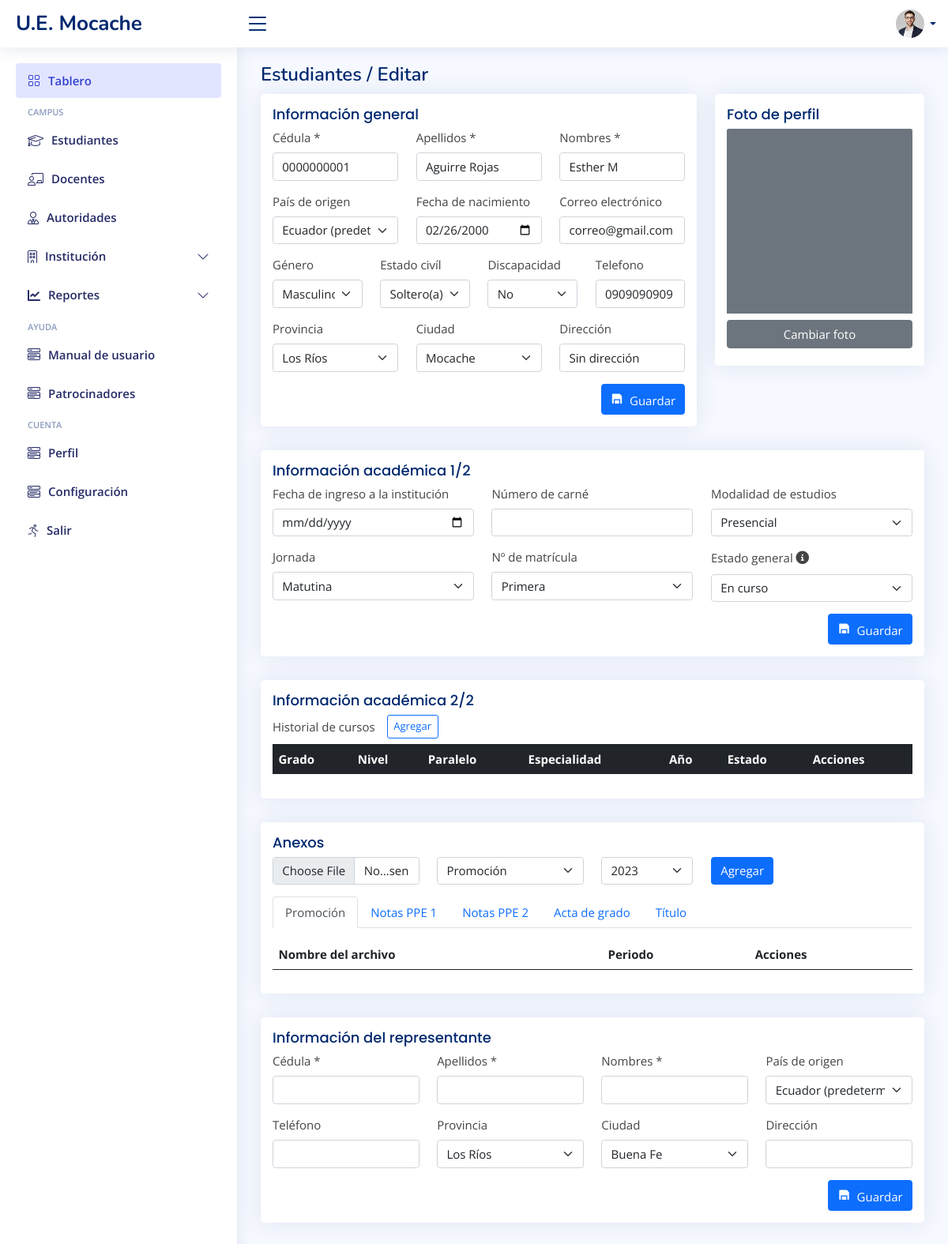
The page /editar-estudiante/1 on the database its author committed.
### Modelos/models.py (models this page shows)
class Estudiante(models.Model):
    cedula = models.CharField(max_length=13, null=False, blank=False) #requerido
    nombres = models.CharField(max_length=60, null=False, blank=False) #requerido
    apellidos = models.CharField(max_length=60, null=False, blank=False) #requerido
    foto_perfil = models.FileField(upload_to = "fotoEstudiantes/%Y", null=True, blank=True)
    pais = models.ForeignKey(Pais, on_delete=models.PROTECT, null=True)
    fecha_nacimiento = models.DateField(null=True, blank=True)
    genero = models.ForeignKey(Genero, on_delete=models.PROTECT, null=True)
    estado_civil = models.ForeignKey(EstadoCivil, on_delete=models.PROTECT, null=True)
    discapacidad = models.ForeignKey(Discapacidad, on_delete=models.PROTECT, null=True)
    correo = models.EmailField(max_length=100, null=True, blank=True)
    celular = models.CharField(max_length=10, null=True, blank=True)
    provincia = models.ForeignKey(Provincia, on_delete=models.PROTECT, null=True)
    ciudad = models.ForeignKey(Ciudad, on_delete=models.PROTECT, null=True)
    direccion = models.CharField(max_length=150, null=True, blank=True)
    eliminado = models.BooleanField(default=False)
    etnia = models.ForeignKey(Etnia, on_delete=models.PROTECT, null=True)

### Secretaria/views/pages.py (the view)
# urls.py: path('editar-estudiante/<int:id_estudiante>', sctr_pages.pageEditarEstudiante, name="editar-estudiante"),
def pageEditarEstudiante(request, id_estudiante):
    if request.method == 'GET':
        estudiante = Estudiante.objects.get(pk = int(id_estudiante))
        paises = Pais.objects.all()
        generos = Genero.objects.all()
        estados_civiles = EstadoCivil.objects.all()
        discapacidades = Discapacidad.objects.all()
        provincias = Provincia.objects.all()
        ciudades = Ciudad.objects.filter(provincia_id = estudiante.provincia.id)
        modalidad_estudios = list(ModalidadEstudio.objects.all().values())
        jornadas = list(Jornada.objects.all().values())
        numeroMatriculas = list(NumeroMatricula.objects.all().values())
        grados = list(Grado.objects.all().values())
        niveles = list(Nivel.objects.all().values())
        paralelos = list(Paralelo.objects.all().values())
        especialidades = list(Especialidad.objects.all().values())
        periodos = list(Periodo.objects.order_by('-id').values())
        estados = list(Estado.objects.all().values())
        tipos_anexos = list(TiposAnexo.objects.all().values())
        return render(request, 'estudiantes/estdnt_editar.html', {
            "estudiante": estudiante,
            "paises": paises,
            "generos": generos,
            "estados_civiles": estados_civiles,
            "discapacidades": discapacidades,
            "provincias": provincias,
            "ciudades": ciudades,
            "modalidad_estudios": modalidad_estudios,
            "jornadas": jornadas,
            "numeroMatriculas": numeroMatriculas,
            "grados": grados,
            "niveles": niveles,
            "paralelos": paralelos,
            "especialidades": especialidades,
            "periodos": periodos,
            "estados": estados,
            "tipos_anexos": tipos_anexos,
        })
    else:
        print("Este método sólo soporta una petición POST")

### Secretaria/templates/estudiantes/estdnt_editar.html (shortened to what this page needs)
{% extends 'estudiantes/estdnt_base.html' %}
{% load static %}
{% block estdnt_base_title_action %}
Editar
{% endblock estdnt_base_title_action %}
{% block estdnt_base_seccion_general %}
	<section class="col-12" id="seccion-info-general">
		<div class="row">
			<div class="col-8">
				<div class="card">
					<div class="card-body">
						<h5 class="card-title">Información general</h5>
						<form id="form-datos-generales" method="post">
							<div class="row">
								<div class="col-4 mb-3">
									<label for="inputCedula" class="form-label">Cédula *</label>
									<input type="text"
										value="{{ estudiante.cedula }}"
										class="form-control"
										id="inputCedula"
										name="inputCedula"
										maxlength="13"
										onkeypress="soloNumerosLetras(event)" required>
								</div>
								<div class="col-4 mb-3">
									<label for="inputApellidos" class="form-label">Apellidos *</label>
									<input type="text"
										value="{{ estudiante.apellidos }}"
										class="form-control"
										id="inputApellidos"
										name="inputApellidos"
										maxlength="60"
										onkeypress="soloLetras(event)" required>
								</div>
								<div class="col-4 mb-3">
									<label for="inputNombres" class="form-label">Nombres *</label>
									<input type="text"
										value="{{ estudiante.nombres }}"
										class="form-control"
										id="inputNombres"
										name="inputNombres"
										maxlength="60"
										onkeypress="soloLetras(event)" required>
								</div>
							</div>
							<div class="row">
								<div class="col-4 mb-3">
									<label for="selecPaisOrigen" class="form-label">País de origen</label>
									<select class="form-select" name="selecPaisOrigen" id="selecPaisOrigen">
										{% for pais in paises %}
											{% if estudiante.pais.id != pais.id %}
												<option value="{{pais.id}}">{{pais.nombre}}</option>
											{% else %}
												<option value="{{pais.id}}" selected>{{pais.nombre}}</option>
											{% endif %}
										{% endfor %}
									</select>
								</div>
								<div class="col-4 mb-3">
									<label for="inputNacimiento" class="form-label">Fecha de nacimiento</label>
									<input type="date"
										class="form-control"
										id="inputNacimiento"
										name="inputNacimiento">
								</div>
								<div class="col-4 mb-3">
									<label for="inputCorreo" class="form-label">Correo electrónico</label>
									<input type="email"
										value="{{ estudiante.correo }}"
										class="form-control"
										id="inputCorreo"
										name="inputCorreo"
										maxlength="100"
										onkeypress="soloCorreo(event)">
								</div>
							</div>
							<div class="row">
								<div class="col-3 mb-3">
									<label for="selecGenero" class="form-label">Género</label>
									<select class="form-select" name="selecGenero" id="selecGenero">
										{% for genero in generos %}
											{% if estudiante.genero.id != genero.id %}
												<option value="{{genero.id}}">{{genero.nombre}}</option>
											{% else %}
												<option value="{{genero.id}}" selected>{{genero.nombre}}</option>
											{% endif %}
										{% endfor %}
									</select>
								</div>
								<div class="col-3 mb-3">
									<label for="selecEstadoCivil" class="form-label">Estado civíl</label>
									<select class="form-select" name="selecEstadoCivil" id="selecEstadoCivil">
										{% for estado_civil in estados_civiles %}
											{% if estudiante.estado_civil.id != estado_civil.id %}
												<option value="{{estado_civil.id}}">{{estado_civil.nombre}}</option>
											{% else %}
												<option value="{{estado_civil.id}}" selected>{{estado_civil.nombre}}</option>
											{% endif %}
										{% endfor %}
									</select>
								</div>
								<div class="col-3 mb-3">
									<label for="selecDiscapacidad" class="form-label">Discapacidad</label>
									<select class="form-select" name="selecDiscapacidad" id="selecDiscapacidad">
										{% for discapacidad in discapacidades %}
											{% if estudiante.discapacidad.id != discapacidad.id %}
												<option value="{{discapacidad.id}}">{{discapacidad.nombre}}</option>
											{% else %}
												<option value="{{discapacidad.id}}" selected>{{discapacidad.nombre}}</option>
											{% endif %}
										{% endfor %}
									</select>
								</div>
								<div class="col-3 mb-3">
									<label for="inputTelefono" class="form-label">Telefono</label>
									<input type="phone"
										value="{{ estudiante.celular }}"
										class="form-control"
										id="inputTelefono"
										name="inputTelefono"
										onkeypress="soloTelefono(event)"
										maxlength="10">
								</div>
							</div>
							<div class="row">
								<div class="col-4">
									<label for="selecProvincia" class="form-label">Provincia</label>
									<select class="form-select" name="selecProvincia" id="selecProvincia">
										{% for provincia in provincias %}
											{% if estudiante.provincia.id != provincia.id %}
												<option value="{{ provincia.id }}">{{ provincia.nombre }}</option>
											{% else %}
												<option value="{{provincia.id}}" selected>{{provincia.nombre}}</option>
											{% endif %}
										{% endfor %}
									</select>
								</div>
								<div class="col-4">
									<label for="selecCiudad" class="form-label">Ciudad</label>
									<select class="form-select" name="selecCiudad" id="selecCiudad">
										{% for ciudad in ciudades %}
											{% if estudiante.ciudad.id != ciudad.id %}
												<option value="{{ ciudad.id }}">{{ ciudad.nombre }}</option>
											{% else %}
												<option value="{{ ciudad.id }}" selected>{{ ciudad.nombre }}</option>
											{% endif %}
										{% endfor %}
									</select>
								</div>
								<div class="col-4">
									<div class="mb-3">
										<label for="inputDireccion" class="form-label">Dirección</label>
										<input type="text"
											value="{{ estudiante.direccion }}"
											class="form-control"
											name="inputDireccion"
											id="inputDireccion"
											maxlength="60"
											onkeypress="soloDirecciones(event)">
									</div>
								</div>
							</div>
							<div class="d-flex justify-content-end">
								<button type="submit" class="btn btn-primary" id="btnGuardarInfoGeneral"><i class="ri-save-fill me-1"></i> Guardar</button>
							</div>
						</form>
					</div>
				</div>
			</div>
			<div class="col-4">
				<div class="card">
					<div class="card-body">
						<h5 class="card-title">Foto de perfil</h5>
						<form id="form-foto-perfil">
							<div class="d-flex justify-content-center img-background mb-2">
								<img src="{{ estudiante.foto_perfil.url }}"
										id="imgSubida" class="card-img-top" alt="...">
							</div>
							<button type="button"
								class="btn btn-secondary w-100 mb-2"
								id="btnCambiarFoto">Cambiar foto</button>
						</form>
					</div>
				</div>
			</div>
		</div>
	</section>
{% endblock estdnt_base_seccion_general %}

### rows shown on the page
Estudiante: inputCedula "0000000001", inputApellidos "Aguirre Rojas", inputNombres "Esther M", inputCorreo "correo@gmail.com", inputTelefono "0909090909", inputDireccion "Sin dirección", foto_perfil (picture)

### other values the page prints
form field selecPaisOrigen "Ecuador (predeterminado)"
form field selecGenero "Masculino"
form field selecEstadoCivil "Soltero(a)"
form field selecDiscapacidad "No"
form field selecProvincia "Los Ríos"
form field selecCiudad "Mocache"
form field selecModalidaEstudios "Presencial"
form field selecJornada "Matutina"
form field selecMatricula "Primera"
form field selecEstadoGeneral "En curso"
form field selecTipoAnexo "Promoción"
form field selecPeriodoAnexo "2023"
form field selecPaisOrigenRep "Ecuador (predeterminado)"
form field selecProvinciaRep "Los Ríos"
form field selecCiudadRep "Buena Fe"
